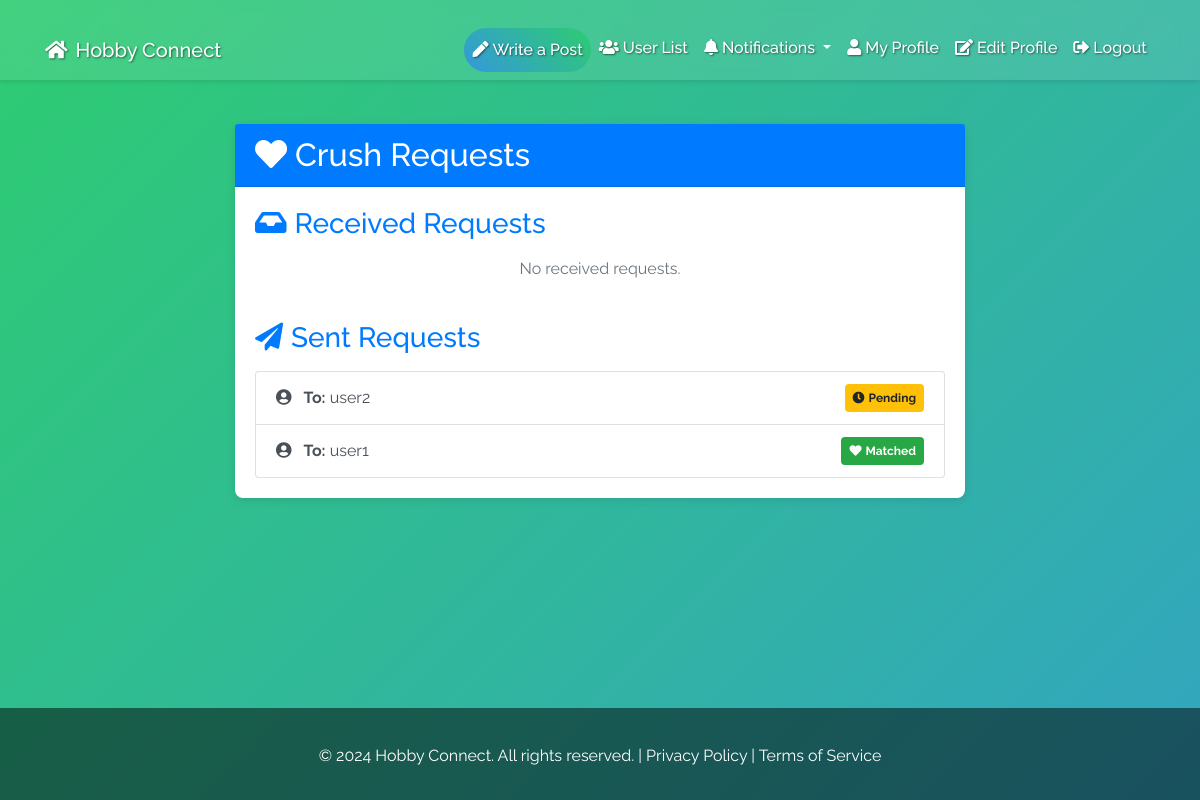
/crush/list/ (signed in), run on the app's committed database.
### Users/models.py (models this page shows, shortened)
class CrushRequest(models.Model):
    sender = models.ForeignKey(CustomUser, related_name='sent_requests', on_delete=models.CASCADE)
    receiver = models.ForeignKey(CustomUser, related_name='received_requests', on_delete=models.CASCADE)
    is_matched = models.BooleanField(default=False)
    is_denied = models.BooleanField(default=False)
    date_sent = models.DateTimeField(auto_now_add=True)
    class Meta:
        unique_together = ('sender', 'receiver')
        ordering = ['-date_sent']

class CustomUser(AbstractUser):
    bio = models.TextField(blank=True, null=True)
    preferences = models.CharField(max_length=255, blank=True, null=True)

### Users/views.py (the view)
# urls.py: path('crush/list/', views.crush_request_list, name='crush_request_list'),
@login_required
def crush_request_list(request):
    received_requests = CrushRequest.objects.filter(receiver=request.user, is_matched=False)
    sent_requests = CrushRequest.objects.filter(sender=request.user)
    return render(request, 'confession/crush_request_list.html', {
        'received_requests': received_requests,
        'sent_requests': sent_requests
    })

### templates/confession/crush_request_list.html (shortened to what this page needs)
{% extends 'base/base.html' %}
{% load static %}
{% block content %}
<main class="container">
    <div class="row justify-content-center">
        <div class="col-lg-8">
            <div class="card mt-4">
                <div class="card-header bg-primary text-white">
                    <h2 class="mb-0"><i class="fas fa-heart mr-2"></i>Crush Requests</h2>
                </div>
                <div class="card-body">
                    <h3 class="text-primary mb-3"><i class="fas fa-inbox mr-2"></i>Received Requests</h3>
                    <div class="list-group">
                        {% for request in received_requests %}
                            <div class="list-group-item list-group-item-action d-flex justify-content-between align-items-center">
                                <div>
                                    <i class="fas fa-user-circle mr-2"></i>
                                    <strong>From:</strong> {{ request.sender.username }}
                                </div>
                                <a href="{% url 'accept_crush_request' request.id %}" class="btn btn-success btn-sm">
                                    <i class="fas fa-check mr-1"></i>Accept
                                </a>
                            </div>
                        {% empty %}
                            <p class="text-muted text-center">No received requests.</p>
                        {% endfor %}
                    </div>
                    <h3 class="text-primary mb-3 mt-4"><i class="fas fa-paper-plane mr-2"></i>Sent Requests</h3>
                    <div class="list-group">
                        {% for request in sent_requests %}
                            <div class="list-group-item list-group-item-action d-flex justify-content-between align-items-center">
                                <div>
                                    <i class="fas fa-user-circle mr-2"></i>
                                    <strong>To:</strong> {{ request.receiver.username }}
                                </div>
                                <span class="badge {% if request.is_matched %}badge-success{% else %}badge-warning{% endif %} p-2">
                                    {% if request.is_matched %}
                                        <i class="fas fa-heart mr-1"></i>Matched
                                    {% else %}
                                        <i class="fas fa-clock mr-1"></i>Pending
                                    {% endif %}
                                </span>
                            </div>
                        {% empty %}
                            <p class="text-muted text-center">No sent requests.</p>
                        {% endfor %}
                    </div>
                </div>
            </div>
        </div>
    </div>
</main>
{% endblock %}

### static/css/styles.css (style rules this page uses)
body { font-family: 'Roboto', sans-serif; background-color: #f0f2f5; color: #333; }
.container { margin-top: 20px; }
.card { border: none; border-radius: 8px; box-shadow: 0 2px 10px rgba(0,0,0,.1); transition: transform 0.3s ease; margin-bottom: 20px; }
.card-header { background-color: #4267B2; color: white; font-weight: bold; }
body { min-height: 100vh; display: flex; flex-direction: column; }
html { height: 100%; }

### templates/base/base.html (style rules this page uses)
body { background: linear-gradient(-45deg, #f5a742, #e74c3c, #3498db, #2ecc71); background-size: 400% 400%; animation: gradient 15s ease infinite; font-family: 'Raleway', sans-serif; }

### data on the page
CrushRequest: receiver.username "user2", is_matched False (drawn)
CrushRequest: receiver.username "user1", is_matched True (drawn)
